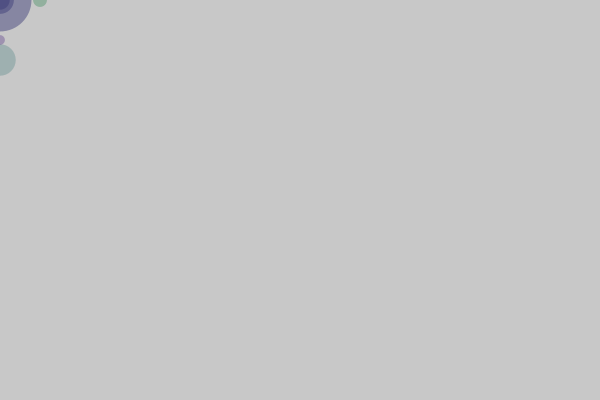
Frame 1 (no input)
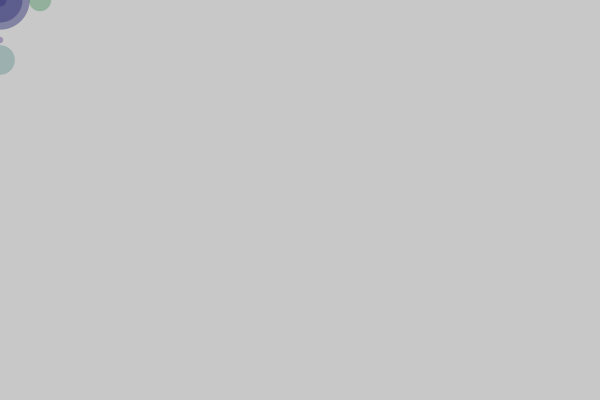
Frame 60 (the mouse pressed at the canvas centre just before this capture)
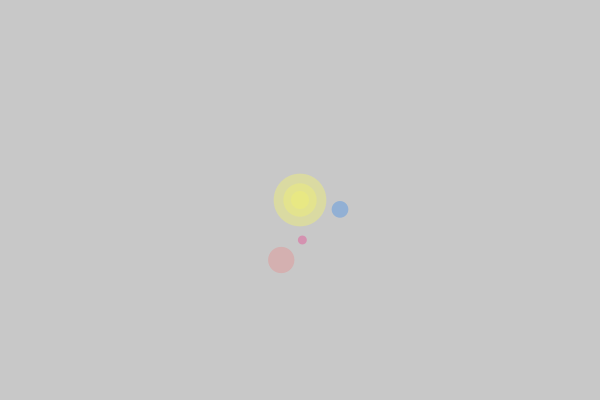
Frame 120 (the mouse held since frame 60 and released just before this capture)

The Processing sketch that drew these frames (run headless with seeded random() and noise(); from frame 60 on, the mouse is pressed at the canvas centre):

// Processing sketch: sketch_23_1
// ── sketch_23_1.pde
//exercise 23.1

void setup() {
  size(600, 400);
  smooth();
  noStroke();
  frameRate(20); 
}

void draw () {
  background(200);
  float rad1 = random(50, 70);
  float rad2 = random(20, 50);
  float rad3 = random(10, 20);
  float shade = random(255);
  fill(shade, shade, 120, 120);
  translate(mouseX, mouseY);
  ellipse(0, 0, rad1, rad1);
  ellipse(0, 0, rad2, rad2);
  ellipse(0, 0, rad3, rad3);
  fill(shade, 120, 120, 77);
  float normX = mouseX / float(width);
  ellipse(-pow(normX, 5) * width, 60, rad1/2, rad1/2);
  fill(20, 120, shade, 77);
  ellipse(40, pow(normX, 6) * width, rad2/2, rad2/2);
  fill(shade, 20, 120, 77);
  ellipse(pow(normX, 8) * width, 40, rad3/2, rad3/2);
  noise(5);
}
